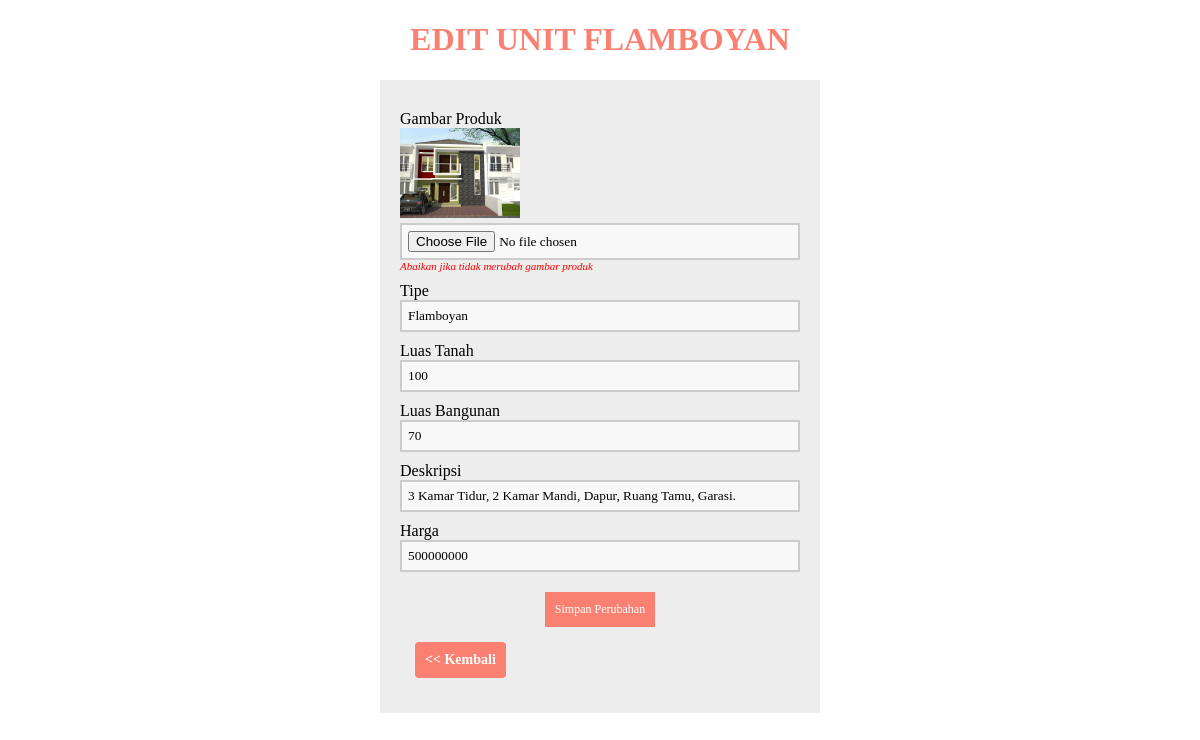
/unit/edit_unit.php?id_rumah=34, run on the app's committed database.
### tables this page shows
CREATE TABLE `unit_rumah` (
  `id_rumah` int(11) NOT NULL,
  `gambar` varchar(255) NOT NULL,
  `tipe` varchar(255) NOT NULL,
  `luas_tanah` varchar(255) NOT NULL,
  `luas_bangunan` varchar(255) NOT NULL,
  `deskripsi` text NOT NULL,
  `harga` double NOT NULL
);

### unit/edit_unit.php (the view, shortened to what this page needs)
<?php
require '../koneksi.php';
if (isset($_GET['id_rumah'])) {
  $id_rumah = ($_GET["id_rumah"]);
  $query = "SELECT * FROM unit_rumah WHERE id_rumah='$id_rumah'";
  $result = mysqli_query($koneksi, $query);
  $data = mysqli_fetch_assoc($result);
} else {
  echo "<script>alert('Masukkan data id_rumah.');window.location='../crud_unit.php';</script>";
}
?>
<!DOCTYPE html>
<html>
<head>
</head>
<body>
  <center>
    <h1>Edit Unit <?php echo $data['tipe']; ?></h1>
    <center>
      <form method="POST" action="proses_edit.php" enctype="multipart/form-data">
        <section class="base">
          <div>
            <label>Gambar Produk</label>
            <img src="gambar/<?php echo $data['gambar']; ?>"
              style="width: 120px;float: left;margin-bottom: 5px;">
            <input type="file" name="gambar" />
            <i style="float: left;font-size: 11px;color: red">Abaikan jika tidak merubah gambar produk</i>
          </div>
          <div>
            <label>Tipe</label>
            <input type="text" name="tipe" value="<?php echo $data['tipe']; ?>" autofocus=""
              required="" />
          </div>
          <div>
            <label>Luas Tanah</label>
            <input type="number" name="luas_tanah" min="0" value="<?php echo $data['luas_tanah']; ?>" />
          </div>
          <div>
            <label>Luas Bangunan</label>
            <input type="number" name="luas_bangunan" min="0" required="" value="<?php echo $data['luas_bangunan']; ?>" />
          </div>
          <div>
            <label>Deskripsi</label>
            <input type="text" name="deskripsi" required="" value="<?php echo $data['deskripsi']; ?>" />
          </div>
          <div>
            <label>Harga</label>
            <input type="number" name="harga" min="0" required="" value="<?php echo $data['harga']; ?>" />
          </div>
          <div>
            <button type="submit">Simpan Perubahan</button>
          </div>
          <div class="listing-buttons">
          <a href="../crud_unit.php" class="btn btn-detail"><< Kembali</a>
        </div>
        </section>
      </form>
</body>
</html>

### unit/edit_unit.php (style rules this page uses)
* { font-family: "Trebuchet MS"; }
h1 { text-transform: uppercase; color: salmon; }
button { background-color: salmon; color: #fff; padding: 10px; text-decoration: none; font-size: 12px; border: 0px; margin-top: 20px; }
label { margin-top: 10px; float: left; text-align: left; width: 100%; }
input { padding: 6px; width: 100%; box-sizing: border-box; background: #f8f8f8; border: 2px solid #ccc; outline-color: salmon; }
div { width: 100%; height: auto; }
.base { width: 400px; height: auto; padding: 20px; margin-left: auto; margin-right: auto; background: #ededed; }
.listing-buttons { display: flex; padding: 15px; }
.btn { padding: 10px; text-align: center; text-decoration: none; border-radius: 4px; font-weight: bold; font-size: 14px; }
.btn-detail { background-color: salmon; color: white; margin-right: 10px; }

### data on the page
unit_rumah: tipe "FLAMBOYAN", gambar (picture), tipe "Flamboyan", luas_tanah "100", luas_bangunan "70", deskripsi "3 Kamar Tidur, 2 Kamar Mandi, Dapur, Ruang Tamu, Garasi.", harga "500000000"
